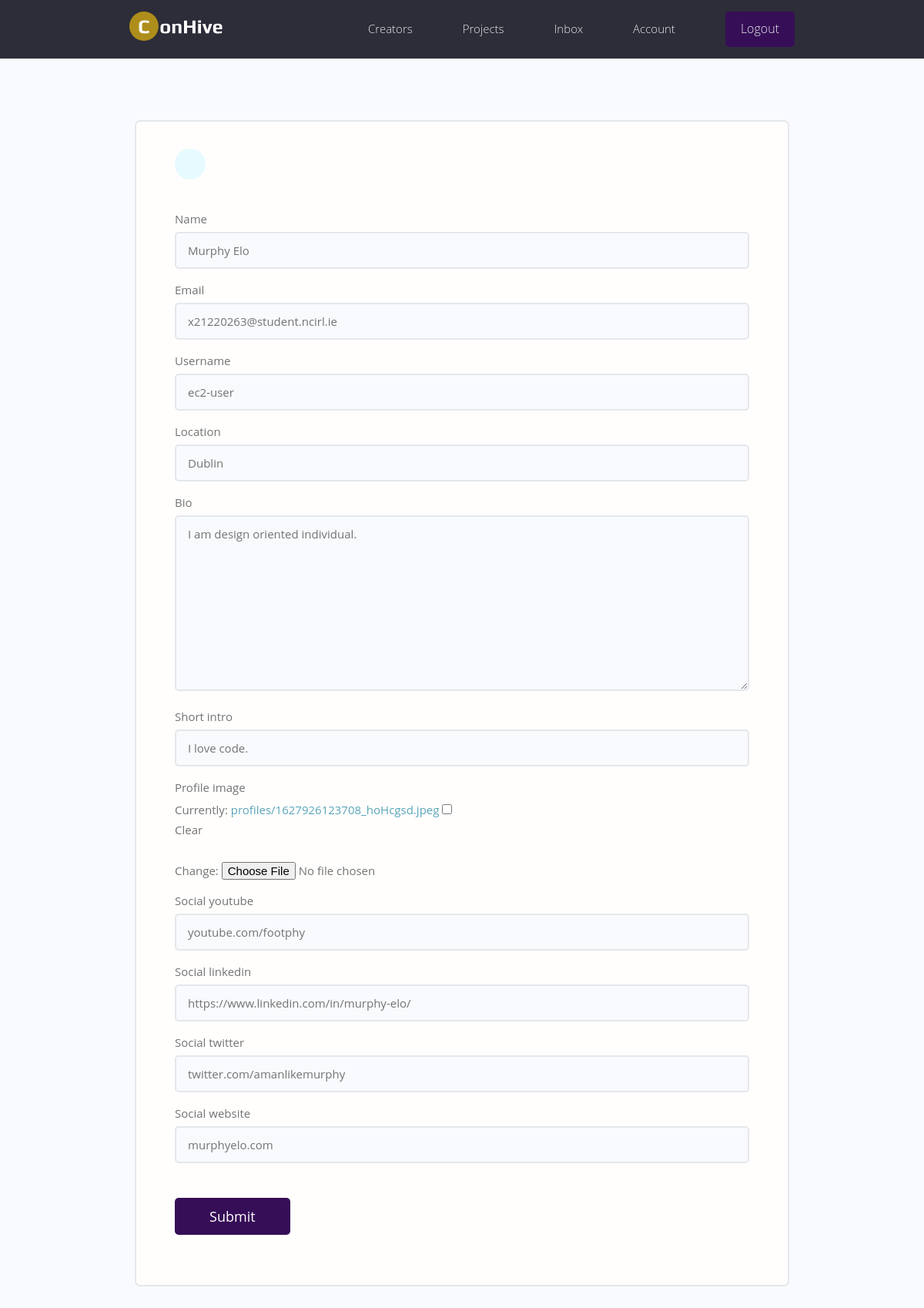
The page /edit-account/ (signed in) on the database its author committed.
### users/models.py (models this page shows, shortened)
class Profile(models.Model):
    user = models.OneToOneField(
        User, on_delete=models.CASCADE, null=True, blank=True)
    name = models.CharField(max_length=200, blank=True, null=True)
    email = models.EmailField(max_length=500, blank=True, null=True)
    username = models.CharField(max_length=200, blank=True, null=True)
    location = models.CharField(max_length=200, blank=True, null=True)
    short_intro = models.CharField(max_length=200, blank=True, null=True)
    bio = models.TextField(blank=True, null=True)
    profile_image = models.ImageField(
        null=True, blank=True, upload_to='profiles/', default="profiles/profile-user.png")
    social_twitter = models.CharField(max_length=200, blank=True, null=True)
    social_linkedin = models.CharField(max_length=200, blank=True, null=True)
    social_youtube = models.CharField(max_length=200, blank=True, null=True)
    social_website = models.CharField(max_length=200, blank=True, null=True)
    created = models.DateTimeField(auto_now_add=True)
    id = models.UUIDField(default=uuid.uuid4, unique=True,
                          primary_key=True, editable=False)
    class Meta:
        ordering = ['created']

### users/views.py (the view)
# urls.py: path('edit-account/', views.editAccount, name="edit-account"),
@login_required(login_url='login')
def editAccount(request):
    profile = request.user.profile
    form = ProfileForm(instance=profile)
    if request.method == 'POST':
        form = ProfileForm(request.POST, request.FILES, instance=profile)
        if form.is_valid():
            form.save()
            return redirect('account')
    context = {'form': form}
    return render(request, 'users/profile_form.html', context)

### users/forms.py
class ProfileForm(ModelForm):
    class Meta:
        model = Profile
        fields = ['name', 'email', 'username',
                  'location', 'bio', 'short_intro', 'profile_image',
                  'social_youtube', 'social_linkedin', 'social_twitter',
                   'social_website']
    def __init__(self, *args, **kwargs):
        super(ProfileForm, self).__init__(*args, **kwargs)
        for name, field in self.fields.items():
            field.widget.attrs.update({'class': 'input'})

### users/templates/users/profile_form.html (shortened to what this page needs)
{% extends 'main.html' %}
{% block content %}
<main class="formPage my-xl">
    <div class="content-box">
        <div class="formWrapper">
            <a class="backButton" href="{% url 'account' %}"></a>
            <br>
            <form class="form" method="POST" action="{% url 'edit-account' %}" enctype="multipart/form-data">
                {% for field in form %}
                <div class="form__field">
                    <label for="formInput#text">{{field.label}}</label>
                    {{field}}
                </div>
                {% endfor %}
                <input class="btn btn--sub btn--lg  my-md" type="submit" value="Submit" />
            </form>
        </div>
    </div>
</main>
{% endblock content %}

### static/styles/app.css (style rules this page uses)
:root { --color-sub: #2d2d39; }
.btn--sub { background-color: var(--color-sub-light); }
.content-box { width: 95%; max-width: 85rem; margin: 0 auto; }
.backButton { background: var(--color-main-light); color: var(--color-main); width: 4rem; height: 4rem; display: flex; align-items: center; justify-content: center; border-radius: 50%; }
.formPage .formWrapper { list-style: none; background: var(--color-white); padding: 3.5rem 5rem; border: 2px solid var(--color-light); border-radius: 0.7rem; }

### static/uikit/styles/modules/_variables.css (style rules this page uses)
:root { --color-main: #5aa5b9; --color-main-light: #e6faff; --color-sub: #560E2C; --color-sub-light: #360E57; --color-sub-lighter: #F7CDDE; --color-text: #737373; --color-gray: #8b8b8b; --color-light: #e5e7eb; --color-light-gray: #767676; --color-bg: #f8fafd; --color-white: #fffefd; --color-white-light: #f3f3f3; --color-success: #359e64; --color-success-bg: #def8e8; --color-error: #fc4b0b; --color-error-bg: #fff2ee; --font-base: 'Open Sans', arial, helvetica, 'Segoe UI', roboto, ubuntu, sans-serif; --font-monospace: 'Fira Code', 'Courier New', courier, monospace; --font-regular: 300; --font-medium: 500; --font-bold: 700; --generic-shadow: 1px 1px 5px #00000010; --generic-transition: all 0.3s ease-in-out; }

### static/uikit/styles/modules/_base.css (style rules this page uses)
* { margin: 0; padding: 0; box-sizing: border-box; text-rendering: optimizeLegibility; color: inherit; font-size: inherit; }
html { font-size: 50%; }
@media only screen and (min-width: 480px) { html { font-size: 56.25%; } }
@media only screen and (min-width: 1200px) { html { font-size: 62.5%; } }
body { line-height: 1.6; font-weight: 400; font-size: 1.5rem; color: var(--color-text); background-color: var(--color-bg); min-height: 100vh; }

### static/uikit/styles/modules/_typography.css (style rules this page uses)
* { font-family: var(--font-base); }
a { padding-bottom: 2px; text-decoration: none; display: inline-block; color: var(--color-main); font-weight: var(--font-medium); }

### static/uikit/styles/modules/_utilities.css (style rules this page uses)
.my-md { margin: 3rem auto; }
.my-xl { margin: 8rem auto; }

### static/uikit/styles/modules/_button.css (style rules this page uses)
.btn { display: inline-block; position: relative; cursor: pointer; background-color: var(--color-light); font-weight: var(--font-medium); color: var(--color-sub); text-decoration: none; padding: 1rem 2rem; border-radius: 0.5rem; border: none; width: -webkit-fit-content; width: -moz-fit-content; width: fit-content; height: -webkit-fit-content; height: -moz-fit-content; height: fit-content; font-size: 1.6rem; outline-width: 0; outline-color: transparent; -webkit-backface-visibility: hidden; backface-visibility: hidden; transition: all 0.3s ease-in-out; }
.btn--sub { background-color: var(--color-sub); color: var(--color-white); }
.btn--lg { font-size: 1.8rem; padding: 1.2rem 4.5rem; }

### static/uikit/styles/modules/_form.css (style rules this page uses)
.form { display: block; }
.form__field { margin-top: 1.5rem; margin-bottom: 1.5rem; }
.form__label, .form__field > label { display: block; margin-bottom: 0.5rem; color: var(--color-text); }
input.input[type='text'], input.input[type='email'], input.input[type='password'], input.input[type='number'], select.input, textarea.input { min-width: 24rem; width: 100%; padding: 1.2rem 1.5rem; border-radius: 0.5rem; border: 2px solid var(--color-light); transition: all 0.3s ease-in-out; background-color: var(--color-bg); }

### rows shown on the page
Profile: form "Murphy Elo" "x21220263@student.ncirl.ie" "ec2-user" "Dublin" "I am design oriented individual." "I love code." "youtube.com/footphy" "https://www.linkedin.com/in/murphy-elo/" "twitter.com/amanlikemurphy" "murphyelo.com"

### other values the page prints
{{ field.label }} "Name" "Email" "Username" "Location" "Bio" "Short intro" "Profile image" "Social youtube" "Social linkedin" "Social twitter" "Social website"
